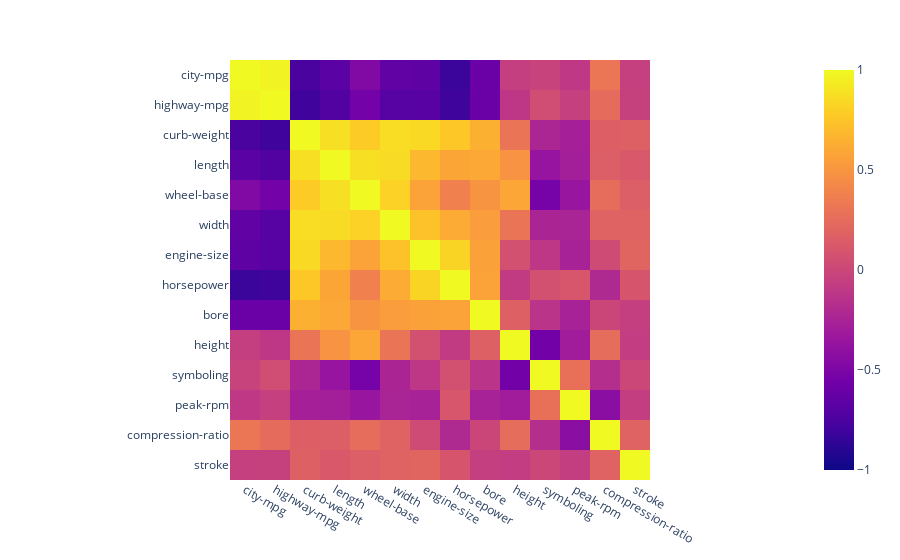

Here is the notebook cell this chart was saved with:
### Code cell
px.imshow(
    data
    [[
        "city-mpg",
        "highway-mpg",
        "curb-weight",
        "length",
        "wheel-base",
        "width",
        "engine-size",
        "horsepower",
        "bore",
        "height",
        "symboling",
        "peak-rpm",
        "compression-ratio",
        "stroke"]]
    .select_dtypes(include="float64").corr(),
    zmin=-1,
    zmax=1,
).update_layout(height=1000).show()

### Figure 1 — Plotly figure (JSON) as saved in the notebook; plotly's stock layout.template omitted (floating-point values rounded to 4 significant figures; data arrays with more than 128 entries replaced by an {"elided": "..."} marker saying what was removed)
{"data": [{"coloraxis": "coloraxis", "hovertemplate": "x: %{x}<br>y: %{y}<br>color: %{z}<extra></extra>", "name": "0", "type": "heatmap", "x": ["city-mpg", "highway-mpg", "curb-weight", "length", "wheel-base", "width", "engine-size", "horsepower", "bore", "height", "symboling", "peak-rpm", "compression-ratio", "stroke"], "xaxis": "x", "y": ["city-mpg", "highway-mpg", "curb-weight", "length", "wheel-base", "width", "engine-size", "horsepower", "bore", "height", "symboling", "peak-rpm", "compression-ratio", "stroke"], "yaxis": "y", "z": {"elided": "14x14 float values"}}], "layout": {"autosize": true, "coloraxis": {"cmax": 1, "cmin": -1, "colorscale": [[0, "#0d0887"], [0.1111, "#46039f"], [0.2222, "#7201a8"], [0.3333, "#9c179e"], [0.4444, "#bd3786"], [0.5556, "#d8576b"], [0.6667, "#ed7953"], [0.7778, "#fb9f3a"], [0.8889, "#fdca26"], [1, "#f0f921"]]}, "margin": {"t": 60}, "xaxis": {"anchor": "y", "autorange": true, "constrain": "domain", "domain": [0.07941, 0.9206], "range": [-0.5, 13.5], "scaleanchor": "y", "type": "category"}, "yaxis": {"anchor": "x", "autorange": true, "constrain": "domain", "domain": [0, 1], "range": [13.5, -0.5], "type": "category"}}}
